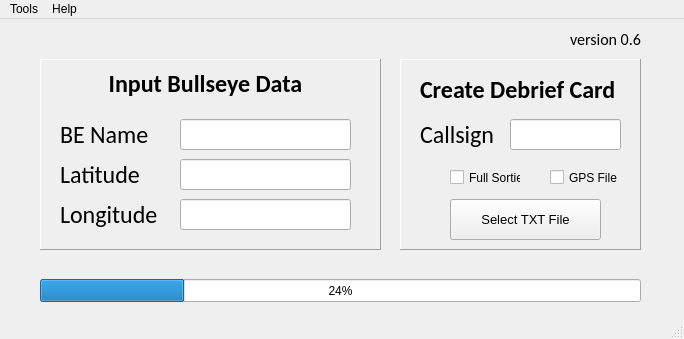
<?xml version="1.0" encoding="UTF-8"?>
<ui version="4.0">
 <class>MainWindow</class>
 <widget class="QMainWindow" name="MainWindow">
  <property name="geometry">
   <rect>
    <x>0</x>
    <y>0</y>
    <width>684</width>
    <height>339</height>
   </rect>
  </property>
  <property name="sizePolicy">
   <sizepolicy hsizetype="Fixed" vsizetype="Fixed">
    <horstretch>0</horstretch>
    <verstretch>0</verstretch>
   </sizepolicy>
  </property>
  <property name="windowTitle">
   <string>Debrief Card</string>
  </property>
  <property name="windowIcon">
   <iconset>
    <normaloff>patch.ico</normaloff>patch.ico</iconset>
  </property>
  <widget class="QWidget" name="centralwidget">
   <widget class="QFrame" name="frame">
    <property name="geometry">
     <rect>
      <x>40</x>
      <y>40</y>
      <width>341</width>
      <height>191</height>
     </rect>
    </property>
    <property name="frameShape">
     <enum>QFrame::Panel</enum>
    </property>
    <property name="frameShadow">
     <enum>QFrame::Raised</enum>
    </property>
   </widget>
   <widget class="QLineEdit" name="line_BEName">
    <property name="geometry">
     <rect>
      <x>180</x>
      <y>100</y>
      <width>171</width>
      <height>31</height>
     </rect>
    </property>
    <property name="font">
     <font>
      <family>Calibri</family>
      <pointsize>16</pointsize>
     </font>
    </property>
    <property name="locale">
     <locale language="English" country="UnitedStates"/>
    </property>
   </widget>
   <widget class="QProgressBar" name="progressBar">
    <property name="geometry">
     <rect>
      <x>40</x>
      <y>260</y>
      <width>601</width>
      <height>23</height>
     </rect>
    </property>
    <property name="value">
     <number>24</number>
    </property>
   </widget>
   <widget class="QLabel" name="label_5">
    <property name="geometry">
     <rect>
      <x>570</x>
      <y>10</y>
      <width>81</width>
      <height>21</height>
     </rect>
    </property>
    <property name="font">
     <font>
      <family>Calibri</family>
      <pointsize>12</pointsize>
      <weight>50</weight>
      <bold>false</bold>
     </font>
    </property>
    <property name="text">
     <string>version 0.6</string>
    </property>
   </widget>
   <widget class="QLabel" name="label_8">
    <property name="geometry">
     <rect>
      <x>60</x>
      <y>180</y>
      <width>101</width>
      <height>31</height>
     </rect>
    </property>
    <property name="font">
     <font>
      <family>Calibri</family>
      <pointsize>18</pointsize>
      <weight>50</weight>
      <bold>false</bold>
     </font>
    </property>
    <property name="text">
     <string>Longitude</string>
    </property>
   </widget>
   <widget class="QLineEdit" name="line_BELong">
    <property name="geometry">
     <rect>
      <x>180</x>
      <y>180</y>
      <width>171</width>
      <height>31</height>
     </rect>
    </property>
    <property name="font">
     <font>
      <family>Calibri</family>
      <pointsize>16</pointsize>
     </font>
    </property>
    <property name="toolTip">
     <string>E/W DDD MM.MMMM</string>
    </property>
   </widget>
   <widget class="QLabel" name="label_6">
    <property name="geometry">
     <rect>
      <x>60</x>
      <y>100</y>
      <width>101</width>
      <height>31</height>
     </rect>
    </property>
    <property name="font">
     <font>
      <family>Calibri</family>
      <pointsize>18</pointsize>
      <weight>50</weight>
      <bold>false</bold>
     </font>
    </property>
    <property name="text">
     <string>BE Name</string>
    </property>
   </widget>
   <widget class="QLabel" name="label_7">
    <property name="geometry">
     <rect>
      <x>60</x>
      <y>140</y>
      <width>101</width>
      <height>31</height>
     </rect>
    </property>
    <property name="font">
     <font>
      <family>Calibri</family>
      <pointsize>18</pointsize>
      <weight>50</weight>
      <bold>false</bold>
     </font>
    </property>
    <property name="text">
     <string>Latitude</string>
    </property>
   </widget>
   <widget class="QLabel" name="label_9">
    <property name="geometry">
     <rect>
      <x>60</x>
      <y>50</y>
      <width>291</width>
      <height>31</height>
     </rect>
    </property>
    <property name="font">
     <font>
      <family>Calibri</family>
      <pointsize>18</pointsize>
      <weight>75</weight>
      <bold>true</bold>
     </font>
    </property>
    <property name="text">
     <string>&lt;html&gt;&lt;head/&gt;&lt;body&gt;&lt;p align=&quot;center&quot;&gt;Input Bullseye Data&lt;/p&gt;&lt;/body&gt;&lt;/html&gt;</string>
    </property>
   </widget>
   <widget class="QFrame" name="frame_2">
    <property name="geometry">
     <rect>
      <x>400</x>
      <y>40</y>
      <width>241</width>
      <height>191</height>
     </rect>
    </property>
    <property name="frameShape">
     <enum>QFrame::Panel</enum>
    </property>
    <property name="frameShadow">
     <enum>QFrame::Raised</enum>
    </property>
    <widget class="QLabel" name="label_3">
     <property name="geometry">
      <rect>
       <x>20</x>
       <y>20</y>
       <width>211</width>
       <height>21</height>
      </rect>
     </property>
     <property name="font">
      <font>
       <family>Calibri</family>
       <pointsize>18</pointsize>
       <weight>75</weight>
       <bold>true</bold>
      </font>
     </property>
     <property name="text">
      <string>Create Debrief Card</string>
     </property>
    </widget>
    <widget class="QPushButton" name="pushButton_TXTLoad">
     <property name="geometry">
      <rect>
       <x>50</x>
       <y>140</y>
       <width>151</width>
       <height>41</height>
      </rect>
     </property>
     <property name="font">
      <font>
       <family>MS Shell Dlg 2</family>
       <pointsize>10</pointsize>
       <weight>50</weight>
       <bold>false</bold>
      </font>
     </property>
     <property name="toolTip">
      <string>Copys FDR and DRD File to BIDDS Folder, Open BIDDS</string>
     </property>
     <property name="text">
      <string>Select TXT File</string>
     </property>
    </widget>
    <widget class="QLineEdit" name="line_CS">
     <property name="geometry">
      <rect>
       <x>110</x>
       <y>60</y>
       <width>111</width>
       <height>31</height>
      </rect>
     </property>
     <property name="font">
      <font>
       <family>Calibri</family>
       <pointsize>16</pointsize>
      </font>
     </property>
    </widget>
    <widget class="QLabel" name="label_10">
     <property name="geometry">
      <rect>
       <x>20</x>
       <y>60</y>
       <width>81</width>
       <height>31</height>
      </rect>
     </property>
     <property name="font">
      <font>
       <family>Calibri</family>
       <pointsize>18</pointsize>
       <weight>50</weight>
       <bold>false</bold>
      </font>
     </property>
     <property name="text">
      <string>Callsign</string>
     </property>
    </widget>
    <widget class="QCheckBox" name="cbGPS">
     <property name="geometry">
      <rect>
       <x>150</x>
       <y>110</y>
       <width>71</width>
       <height>17</height>
      </rect>
     </property>
     <property name="text">
      <string>GPS File</string>
     </property>
     <property name="checked">
      <bool>false</bool>
     </property>
    </widget>
    <widget class="QCheckBox" name="cbTurbo">
     <property name="geometry">
      <rect>
       <x>50</x>
       <y>110</y>
       <width>71</width>
       <height>17</height>
      </rect>
     </property>
     <property name="text">
      <string>Full Sortie</string>
     </property>
     <property name="checked">
      <bool>false</bool>
     </property>
    </widget>
   </widget>
   <widget class="QLineEdit" name="line_BELat">
    <property name="geometry">
     <rect>
      <x>180</x>
      <y>140</y>
      <width>171</width>
      <height>31</height>
     </rect>
    </property>
    <property name="font">
     <font>
      <family>Calibri</family>
      <pointsize>16</pointsize>
     </font>
    </property>
    <property name="toolTip">
     <string>N/S DD MM.MMMM</string>
    </property>
   </widget>
  </widget>
  <widget class="QMenuBar" name="menubar">
   <property name="geometry">
    <rect>
     <x>0</x>
     <y>0</y>
     <width>684</width>
     <height>21</height>
    </rect>
   </property>
   <widget class="QMenu" name="menuTools">
    <property name="title">
     <string>Tools</string>
    </property>
    <addaction name="actionJASSM_Report_Match"/>
   </widget>
   <widget class="QMenu" name="menuHelp">
    <property name="title">
     <string>Help</string>
    </property>
    <addaction name="actionHow_To_Guide"/>
   </widget>
   <addaction name="menuTools"/>
   <addaction name="menuHelp"/>
  </widget>
  <widget class="QStatusBar" name="statusbar"/>
  <action name="actionJASSM_Report_Match">
   <property name="text">
    <string>JASSM Report Match</string>
   </property>
  </action>
  <action name="actionHow_To_Guide">
   <property name="text">
    <string>How To Guide</string>
   </property>
  </action>
 </widget>
 <resources/>
 <connections/>
</ui>
